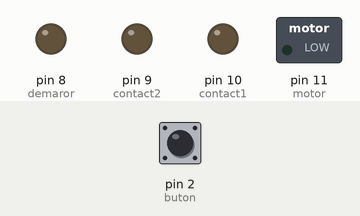
Simulated run of this sketch. Board: Arduino Uno, built with avr-gcc and run on an emulated ATmega328P. Parts: switched loads named in the sketch (green lamp = pin HIGH), output pins drawn as LEDs (lit = HIGH). Inputs (shaded band) come from the test bench; at power-on: pin 2 (buton) HIGH.

Above: at 1.2 s.
1.3 s: pin 2 (buton) pulled LOW for 3.2 s
At 3.8 s:
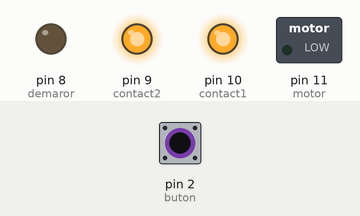
6.0 s: pin 2 (buton) pulled LOW for 0.15 s
At 7.7 s:
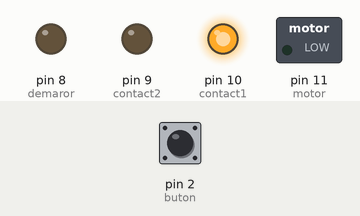
8.0 s: pin 2 (buton) pulled LOW for 3.2 s
At 11.8 s:
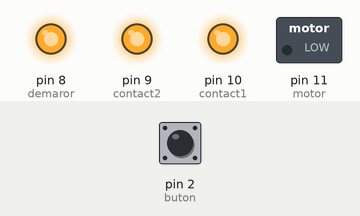
14.2 s: pin 2 (buton) pulled LOW for 1 s
At 16.2 s:
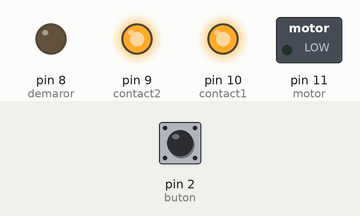
Timing chart, 0 to 18.7 s (numbered marks = the images above; inputs shaded):
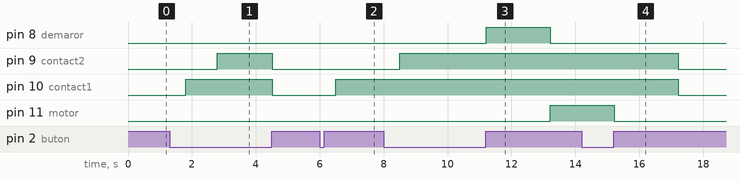

The sketch:

car_engine_control_ver2.ino
```cpp
// sketch pornire motor
// apasare scurta buton -> contact pe prima treapta
// inca o apasare scurta buton -> contact pe a doua treapta
// apasare lunga de 3-4 secunde -> actionare demaror
// apasare scurta -> deconectare consumatori
// apasare iar 2-3 secunde -> oprire motor
// versiune 2.0 - 10.08.2016, Craiova, Romania
// autor: Nicu FLORICA (niq_ro) - http://www.tehnic.go.ro
// http://nicuflorica.blogspot.ro/
// http://arduinotehniq.blogspot.com/
// http://www.arduinotehniq.com/

#define buton 2    // buton pus la D2
#define contact1 10
#define contact2 9
#define demaror 8
#define motor 11
#define scurt 500   // timp in ms pentru eliminare


byte cheie;       // daca este 0 este repaus
                  // daca este 1 este contact pe prima treapta (accesorii)
                  // daca este 2 este contact pe treapta 2
                  // daca este 3 motorul este pornit

// These variables are for the push button routine
// variabile folosite pentru partea de apasare buton
byte starebuton = 0; // variabila pentru determinare stare buton (apasat sau nu)
int apasarelunga1 = 1500; // valoare timp apasare lunga in ms pentru pornire motor
int apasarelunga2 = 1000; // valoare timp apasare lunga in ms pentru oprire motor
int apasare = apasarelunga1; // valoare timp apasare buton
int coborare = 0;// valoare pentru timp apasare buton
int ridicare = 0;// valoare pentr timp eliberare buton
boolean starelogica = false; // variabila logica stare buton


void setup()
{
 pinMode(buton, INPUT);
 pinMode(contact1, OUTPUT);
 pinMode(contact2, OUTPUT);
 pinMode(demaror, OUTPUT);
 pinMode(motor, OUTPUT);

 digitalWrite(buton, HIGH); // intrarea butonului in 1 logic
 digitalWrite(contact1, LOW);
 digitalWrite(contact2, LOW);
 digitalWrite(demaror, LOW);
 digitalWrite(motor, LOW);

cheie = 0;   // la alimentarea modului masina nu este alimentata

/*
// test
digitalWrite(contact1, HIGH);
delay(1000);
digitalWrite(contact1, LOW);
digitalWrite(contact2, HIGH);
delay(1000);
digitalWrite(contact2, LOW);
digitalWrite(demaror, HIGH);
delay(1000);
digitalWrite(demaror, LOW);
digitalWrite(motor, HIGH);
delay(1000);
digitalWrite(motor, LOW);
delay(1000);
*/
}

void loop() {

if (cheie == 0)
{      // daca echipamentul e in repaus
if (digitalRead(buton) == LOW)
{    // se apasa butonul
delay(scurt);
cheie = 1;    // trecem in starea de accesorii
digitalWrite(contact1, HIGH);
delay(scurt);
}
}

if (cheie == 1)
{      // daca echipamentul e pe accesorii
if (digitalRead(buton) == LOW)
{    // se apasa butonul
delay(scurt);
cheie = 2;    // trecem in starea de contact treapta 2-a
digitalWrite(contact2, HIGH);
delay(scurt);
}
}

if (cheie == 2)
{      // daca echipamentul e pe contact
    apasare = apasarelunga1;
    apasare = cattimp ();
    delay (10);

if (apasare > apasarelunga1) {
digitalWrite(demaror, HIGH);
delay(2000);
digitalWrite(demaror, LOW);
digitalWrite(motor, HIGH);
cheie = 3;    // trecem la starea de motor pornit
    }
if (apasare < apasarelunga1) {
digitalWrite(contact1, LOW);
digitalWrite(contact2, LOW);
cheie = 0;    // trecem la starea de motor pornit
    }

}

if (cheie == 3)
{      // daca motorul e pornit
    apasare = apasarelunga2;
    apasare = cattimp ();
    delay (10);

    if (apasare > apasarelunga2) {
digitalWrite(motor, LOW);
delay(2000);
digitalWrite(contact1, LOW);
digitalWrite(contact2, LOW);
cheie = 0;     // trecem la starea de repaus
    }
}


} // se termina programul


// subrutina care trimite timpul de apasare al butonului
int cattimp () {
  starebuton = digitalRead(buton);
       if(starebuton == LOW && starelogica==false) {
              coborare = millis();
              starelogica = true;
          };

       if (starebuton == HIGH && starelogica==true) {
         ridicare = millis ();
         apasare = ridicare - coborare;
         starelogica = false;
       };
       return apasare;
}
```

Measured:
- after the input at 1.3 s, pin 9 (contact2): LOW → HIGH after 1.5 s, → LOW 1.7 s later; pin 10 (contact1): LOW → HIGH after 0.50 s, → LOW 2.7 s later
- after the input at 6.0 s, pin 10 (contact1): LOW → HIGH after 0.50 s
- after the input at 8.0 s, pin 8 (demaror): LOW → HIGH after 3.2 s, → LOW 2.0 s later; pin 9 (contact2): LOW → HIGH after 0.50 s; pin 11 (motor): LOW → HIGH after 5.2 s
- after the input at 14.2 s, pin 9 (contact2), pin 10 (contact1): HIGH → LOW after 3.0 s; pin 11 (motor): HIGH → LOW after 1.0 s
